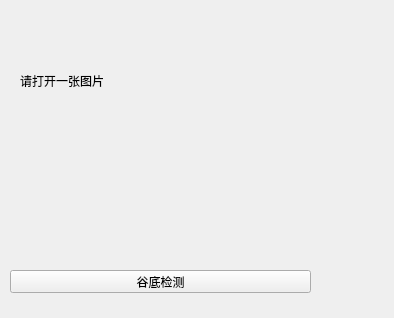
<?xml version="1.0" encoding="UTF-8"?>
<ui version="4.0">
 <class>gray_map</class>
 <widget class="QWidget" name="gray_map">
  <property name="geometry">
   <rect>
    <x>0</x>
    <y>0</y>
    <width>394</width>
    <height>318</height>
   </rect>
  </property>
  <property name="windowTitle">
   <string>灰度直方图</string>
  </property>
  <widget class="QLabel" name="labelgray">
   <property name="geometry">
    <rect>
     <x>20</x>
     <y>10</y>
     <width>351</width>
     <height>141</height>
    </rect>
   </property>
   <property name="font">
    <font>
     <weight>50</weight>
     <bold>false</bold>
    </font>
   </property>
   <property name="text">
    <string>请打开一张图片</string>
   </property>
  </widget>
  <widget class="QLabel" name="labelaverage">
   <property name="geometry">
    <rect>
     <x>20</x>
     <y>190</y>
     <width>171</width>
     <height>31</height>
    </rect>
   </property>
   <property name="font">
    <font>
     <weight>50</weight>
     <bold>false</bold>
    </font>
   </property>
   <property name="text">
    <string/>
   </property>
  </widget>
  <widget class="QLabel" name="labelmiddle">
   <property name="geometry">
    <rect>
     <x>190</x>
     <y>190</y>
     <width>201</width>
     <height>31</height>
    </rect>
   </property>
   <property name="font">
    <font>
     <weight>50</weight>
     <bold>false</bold>
    </font>
   </property>
   <property name="text">
    <string/>
   </property>
  </widget>
  <widget class="QLabel" name="labelStandard">
   <property name="geometry">
    <rect>
     <x>20</x>
     <y>240</y>
     <width>181</width>
     <height>31</height>
    </rect>
   </property>
   <property name="font">
    <font>
     <weight>50</weight>
     <bold>false</bold>
    </font>
   </property>
   <property name="text">
    <string/>
   </property>
  </widget>
  <widget class="QLabel" name="labelsum">
   <property name="geometry">
    <rect>
     <x>190</x>
     <y>244</y>
     <width>201</width>
     <height>31</height>
    </rect>
   </property>
   <property name="font">
    <font>
     <weight>50</weight>
     <bold>false</bold>
    </font>
   </property>
   <property name="text">
    <string/>
   </property>
  </widget>
  <widget class="QPushButton" name="pushButton">
   <property name="geometry">
    <rect>
     <x>10</x>
     <y>270</y>
     <width>301</width>
     <height>23</height>
    </rect>
   </property>
   <property name="text">
    <string>谷底检测</string>
   </property>
  </widget>
 </widget>
 <resources/>
 <connections/>
</ui>
